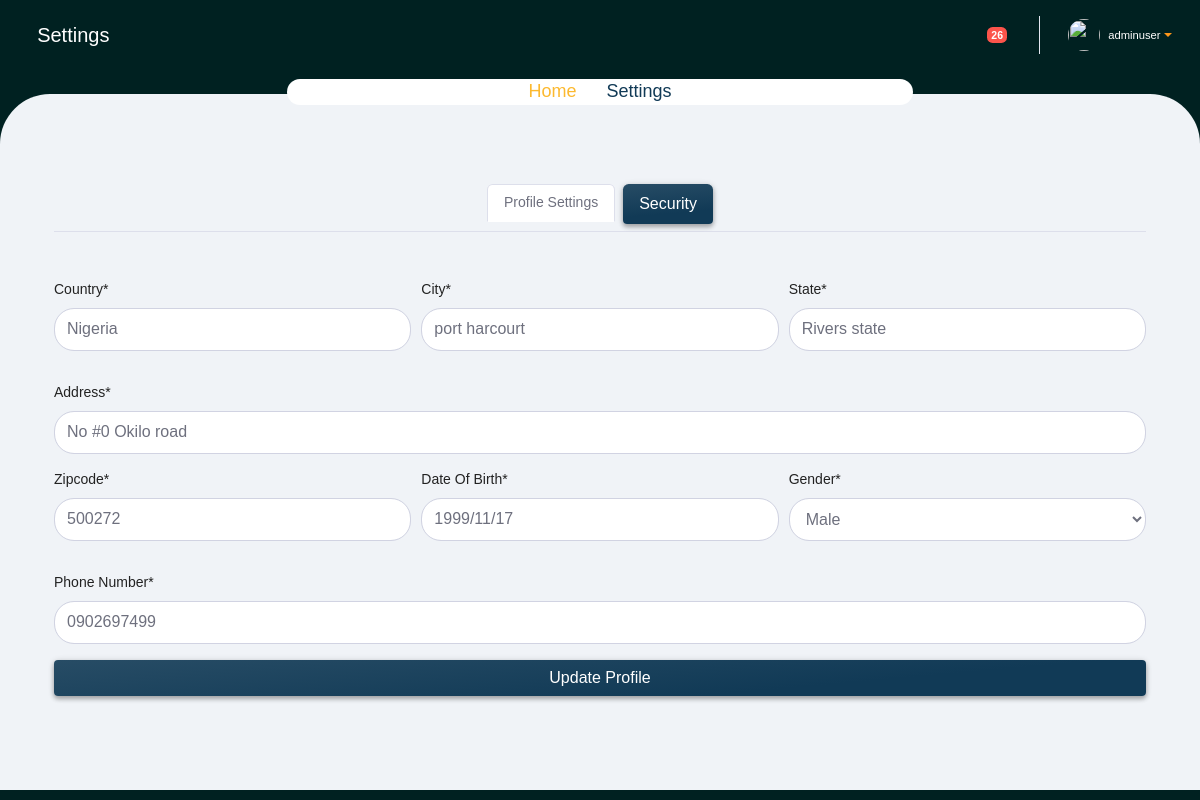
The app's page /my-account-settings/ (signed in) with its own data.
### account/models.py (models this page shows, shortened)
class Account(AbstractUser):
    email       = models.EmailField(verbose_name='email', max_length=60, unique=True )
    zipcode    = models.CharField(max_length=30,blank=True,null=True)
    country    = models.CharField(max_length=100,blank=True,null=True)
    address    = models.CharField(max_length=100,blank=True,null=True)
    gender    = models.CharField(max_length=100,blank=True,null=True)
    state    = models.CharField(max_length=100,blank=True,null=True)
    city    = models.CharField(max_length=100,blank=True,null=True)
    date_of_birth = models.CharField(max_length=100,blank=True,null=True)
    phone = models.CharField(max_length=30, blank=True,null=True,unique=True)
    balance = models.IntegerField(default=0, blank=True,null=True)
    deposite_balance = models.IntegerField(default=0, blank=True,null=True)
    total_amount_invested = models.IntegerField(default=0, blank=True,null=True)
    total_investement_count = models.IntegerField(default=0, blank=True,null=True)
    withdraw_total = models.IntegerField(default=0, blank=True,null=True)
    is_email_verifield = models.BooleanField(default=False)
    bonus = models.IntegerField(default=0,blank=True,null=True)
    refferal = models.IntegerField(default=0,blank=True,null=True)
    USERNAME_FIELD = 'email'
    REQUIRED_FIELDS = ['username']

### users/views.py (the view)
# urls.py: path('my-account-settings/',views.settings_view,name="settings"),
@login_required
def settings_view(request):
    user = request.user
    if request.POST:
        submit = request.POST.get('submit')
        if submit == 'Update Profile':
            u_form = UserUpdateForm(request.POST, instance=request.user)
            if u_form.is_valid():
                u_form.save()
                messages.success(request, ('YOUR ACCOUNT HAS BEEN UPDATED'))
                return redirect("settings")
        else:
            messages.info(request, f'Unknown error Occured')
            return redirect('settings')
    else:
        u_form = UserUpdateForm(instance=user)
    return render(request,'users/settings.html',{'u_form':u_form})

### users/context_processor.py (called while the page is built)
def user_notification_processor(request):
    user = request.user
    if user.is_authenticated:
        user_notify_count = Notification.objects.filter(user=request.user,read=False).count()
        return {"user_notify_count":user_notify_count}
    else:
        return {"user_notify": "user_notify"}

### templates/users/settings.html (shortened to what this page needs)
{% extends "layout/users.html" %}{% load crispy_forms_tags %} {% block title %} Account Settings {% endblock title %} {% block stylesheet %} {% endblock stylesheet %} {% block content %}
<header>
    <nav class="navbar navbar-expand   topbar mb-4 static-top">
        <a href="{% url 'dashboard' %}" id="sidebarToggleTop2" class=" rounded-circle mr-3 text-white ">
            <i class="fas fa-arrow-left"></i>
            <span>Settings</span>
        </a>
        <ul class="navbar-nav ml-auto">
            <li class="nav-item    mx-1">
                <a class="nav-link  " href="{% url 'notifications' %}" id="alertsDropdown">
                    <i class="fas fa-bell fa-fw"></i>
                    <span class="badge badge-danger badge-counter">{{user_notify_count}}</span>
                </a>
            </li>
            <li class="nav-item dropdown no-arrow">
                <a class="nav-link dropdown-toggle" href="#" id="userDropdown" role="button" data-toggle="dropdown" aria-haspopup="true" aria-expanded="false">
                    <img class="img-profile rounded-circle" src="/static/images/avatar.png" style="max-width: 60px">
                    <span class="ml-2 d-none d-lg-inline text-white small">{{user.username}}</span>
                </a>
            </li>
        </ul>
    </nav>
</header>
<div class="content" style="min-height: 87vh;">
    <div class="container">
        <div class="col-xl-12">
            <div class="row justify-content-center">
                <div class="col-7">
                    <div class="depo-card breadcrum">
                        <nav aria-label="breadcrumb">
                            <ol class="breadcrumb">
                                <li class="breadcrumb-item"><a href="/">Home</a></li>
                                <li class="breadcrumb-item active" aria-current="page">Settings </li>
                            </ol>
                        </nav>
                    </div>
                </div>
            </div>
            <div class="row">
                <div class="col-12">
                </div>
            </div>
            <div class="row">
                <div class="col-xl-12">
                    <ul class="nav nav-tabs justify-content-center" id="myTab" role="tablist">
                        <li class="nav-item">
                            <a class="nav-link active  " href="{% url 'settings' %}" aria-controls="home" aria-selected="true">Profile Settings</a>
                        </li>
                        <li class="nav-item">
                            <a class="nav-link btn btn-primary ml-2 mb-2" href="{% url 'change_password' %}" aria-controls="profile" aria-selected="false">Security</a>
                        </li>
                    </ul>
                    <div class="tab-content" id="myTabContent">
                        <div class="tab-pane fade  show active  " id="home" role="tabpanel" aria-labelledby="home-tab">
                            <div class="form mt-3 mb-3">
                                <form action="" method="post" class="mt-5" id="profileform">
                                    <div class="form-row">
                                        <div class="form-group col-md-4">
                                            {{ u_form.country|as_crispy_field }}
                                        </div>
                                        <div class="form-group col-md-4">
                                            {{ u_form.city|as_crispy_field }}
                                        </div>
                                        <div class="form-group col-md-4">
                                            {{ u_form.state|as_crispy_field }}
                                        </div>
                                    </div>
                                    <div class="form-group">
                                        {{ u_form.address|as_crispy_field }}
                                    </div>
                                    <div class="form-row">
                                        <div class="form-group col-md-4">
                                            {{ u_form.zipcode|as_crispy_field }}
                                        </div>
                                        <div class="form-group col-md-4">
                                            {{ u_form.date_of_birth|as_crispy_field }}
                                        </div>
                                        <div class="form-group col-md-4">
                                            {{ u_form.gender|as_crispy_field }}
                                        </div>
                                    </div>
                                    <div class="form-group">
                                        {{ u_form.phone|as_crispy_field }}
                                    </div>
                                    <div class="form-group">
                                        <input type="submit" name="submit" id="submit_btn" class="btn btn-primary btn-block" value="Update Profile">
                                    </div>
                                </form>
                            </div>
                        </div>
                    </div>
                </div>
            </div>
        </div>
    </div>
</div>
{% endblock content %}

### static/css/style.css (style rules this page uses)
* { margin: 0; padding: 0; }
html { overflow-x: hidden !important; width: 100%; height: 100%; position: relative; -webkit-font-smoothing: antialiased; }
body { font-family: "Nunito Sans", sans-serif; font-size: 14px; line-height: 1.42857; color: rgb(51, 51, 51); background-color: rgb(255, 255, 255); }
ul, ol { padding: 0; margin: 0; }
a { color: #506690; outline: none; text-decoration: none }
ul, ol { padding: 0 !important; margin: 0 !important; }
img { max-width: 100% }
label { font-weight: 400 }
.btn.btn-primary { background: #274c65; background: -moz-linear-gradient(175deg, #274c65 0%, #113a56 70%); background: -webkit-gradient(175deg, 175deg, color-stop(0%, #274c65), color-stop(70%, #113a56)); background: -webkit-linear-gradient( 175deg, #274c65 0%, #113a56 70%); background: -o-linear-gradient(175deg, #274c65 0%, #113a56 70%); background: -ms-linear-gradient(175deg, #274c65 0%, #113a56 70%); background: linear-gradient( 175deg, #274c65 0%, #113a56 70%); box-shadow: 0 3px 4.7px 0.3px rgb(0 0 0 / 24%), 0 1px 6.86px 0.14px rgb(0 0 0 / 16%) !important; color: #fff; border: none; }
.breadcrumb { background-color: transparent; padding: 0; margin-top: 20px; justify-content: center; }
.breadcrumb li { color: #fcb930; text-transform: capitalize; }
.breadcrumb-item a { font-weight: 500; font-size: 18px; position: relative; z-index: 2; color: #fcb930; }
.breadcrumb-item.active { font-weight: 500; color: white; font-size: 18px; position: relative; z-index: 2; }
.breadcrumb-item+.breadcrumb-item::before { content: "\f101"; font-family: "Font Awesome 5 Free"; font-weight: 600; color: white; font-size: 18px; left: 0; }
.wrapper.dashboard .content { background: #f0f3f7; border-radius: 50px 50px 0px 0px; }
.topbar { height: 4.375rem; z-index: 2; background: transparent; }
.topbar .nav-item .nav-link { height: 4.375rem; display: -webkit-box; display: -ms-flexbox; display: flex; -webkit-box-align: center; -ms-flex-align: center; align-items: center; padding: 0 .75rem }
.topbar .dropdown { position: static }
@media (min-width:576px) { .topbar .dropdown { position: relative } }
.topbar .nav-item .nav-link .img-profile { height: 2rem; width: 2rem; }
.depo-card { border-radius: 20px; align-items: center; justify-content: center; text-align: center; background-color: #fff; margin-top: -20px; }
.depo-card.breadcrum { margin-top: -15px; }
a#sidebarToggleTop2 { font-size: 20px; }
.depo-card .breadcrumb-item.active { color: #113a56 !important; }
.depo-card .breadcrumb-item+.breadcrumb-item::before { color: #113a56 !important; }
label { color: #fff; }

### static/css/orange.css (style rules this page uses)
a, a:hover, a:active, a:focus, .title-head span, .base-color, .slider-text .slide-title span { color: #fd961a; }

### templates/layout/users.html (style rules this page uses)
.form-control { border-radius: 1.25rem; }
label { color: #222 !important; }

### records on screen
Account: username "adminuser", country "Nigeria", city "port harcourt", state "Rivers state", address "No #0 Okilo road", zipcode "500272", date_of_birth "1999/11/17", gender "Male", phone "0902697499"

### other values on screen
{{ user_notify_count }} "26"
